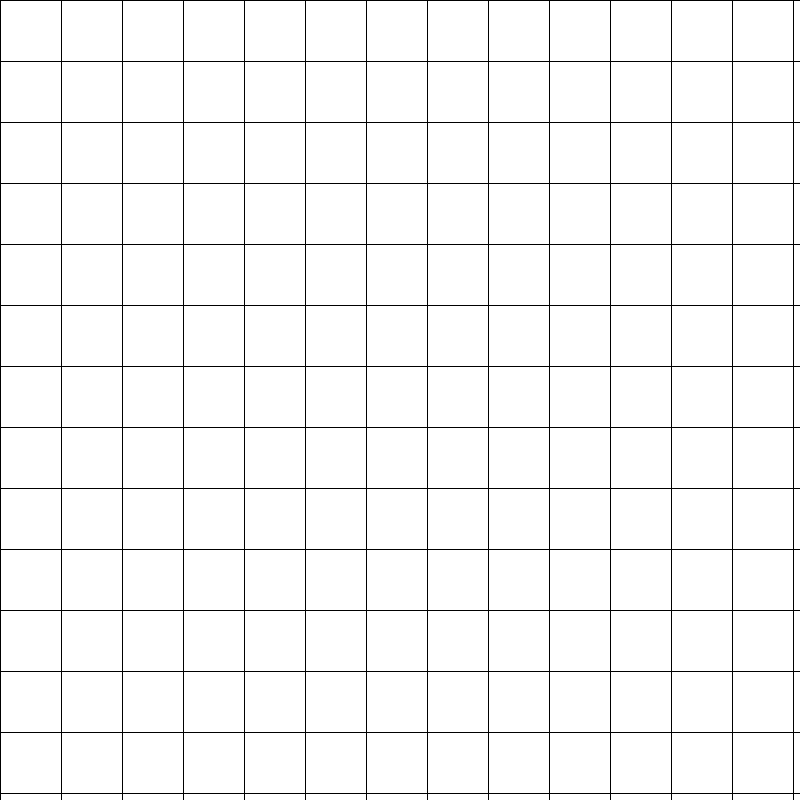
Frame 1 (no input)
Frame 60 (the mouse pressed at the canvas centre just before this capture): identical to frame 1, image omitted
Frame 120 (the mouse held since frame 60 and released just before this capture): identical to frame 1, image omitted

The Processing sketch that drew this single still picture (run headless with seeded random() and noise(); from frame 60 on, the mouse is pressed at the canvas centre):

// Processing sketch: program_1
// ── program_1.pde
int windowSize = 800;
int numberSquares = windowSize/60;
int squareWidth = windowSize/numberSquares;


void setup() {
  size(800, 800); // must match windowSize

  background(255, 255, 255);
  createGrid(numberSquares, squareWidth);
  //algo(35, 37, 6, 36, 10, 12);
}


void draw() {
  // keeps drawing and deleting
  //background(255, 255, 255);
  //createGrid(numberSquares, squareWidth);
  //algo(5, 7, 3, 6, 5, 3);
  //delay(100);
}


void createGrid(int squares, int squareWidth) {
  stroke(0); 

  // Draw vertical lines
  for (int i = 0; i <= squares; i++) {
    float x = i * squareWidth;
    line(x, 0, x, windowSize*4);
  }

  // Draw horizontal lines
  for (int j = 0; j <= squares; j++) {
    float y = j * squareWidth;
    line(0, y, windowSize*4, y);
  }
} 

void randomColor() {
  int R = (int) random(0, 255);
  int G = (int) random(0, 255);
  int B = (int) random(0, 255);
  fill(R, G, B); 
}

void drawSquare(int row, int col) {
   randomColor();
   rect(row*squareWidth, 
        col*squareWidth, 
        squareWidth, 
        squareWidth); 
}

void drawCircle(int row, int col) {
   randomColor();
   circle(row*squareWidth - squareWidth/2 + squareWidth, 
          col*squareWidth - squareWidth/2 + squareWidth, 
          squareWidth); 
}

void drawRecLeft(int row, int col) {
   randomColor();
   rect(row*squareWidth, col*squareWidth, squareWidth / 2, squareWidth); 
}

void drawRecRight(int row, int col) {
   randomColor();
   rect(row*squareWidth + squareWidth/2, col*squareWidth, squareWidth / 2, squareWidth); 
}

void drawTriTopLeft(int row, int col) {
  randomColor();
  triangle(row*squareWidth, 
           squareWidth*col, 
           squareWidth*row, 
           squareWidth*col + squareWidth, 
           squareWidth*row + squareWidth, 
           squareWidth*col);
}

void drawTriBotRight(int row, int col) {
  randomColor();
  triangle(row*squareWidth + squareWidth, 
           squareWidth*col + squareWidth, 
           
           squareWidth*row + squareWidth, 
           squareWidth*col, 
           
           squareWidth*row, 
           squareWidth*col + squareWidth);
}

int getRandom() {
  return (int) random(0, numberSquares);
}

void algo(int numSquare, int numCircles, int numTopTri, int numBotTri,int numRecRight, int numRecLeft) {
  
  for(int i = 0; i<numSquare; i++) {
    drawSquare(getRandom(), getRandom());
}
  for(int i = 0; i<numCircles; i++) {
    drawCircle(getRandom(), getRandom());
}
  for(int i = 0; i<numTopTri; i++) {
    drawTriTopLeft(getRandom(), getRandom());
}
  for(int i = 0; i<numBotTri; i++) {
    drawTriBotRight(getRandom(), getRandom());
}
  for(int i = 0; i<numRecRight; i++) {
    drawRecRight(getRandom(), getRandom());
}
  for(int i = 0; i<numRecLeft; i++) {
    drawRecLeft(getRandom(), getRandom());
}

}

void mousePressed() {
  int x = ((int) mouseX) / squareWidth;
  int y = ((int) mouseY) / squareWidth;
  
  drawRandom(x , y);
  
}

void drawRandom(int row, int col) {
  
  int value = (int) random(1, 4);
  
   switch(value) {
    case 1:
      drawSquare(row, col);
      break;
    case 2:
      drawCircle(row, col);
      break;
    case 3:
      drawTriTopLeft(row, col);
      break;
    case 4:
      drawTriBotRight(row, col);
      break;
    case 5:
      drawRecLeft(row, col);
      break;
    case 6:
      drawRecRight(row, col);
      break;
  }
  
}
